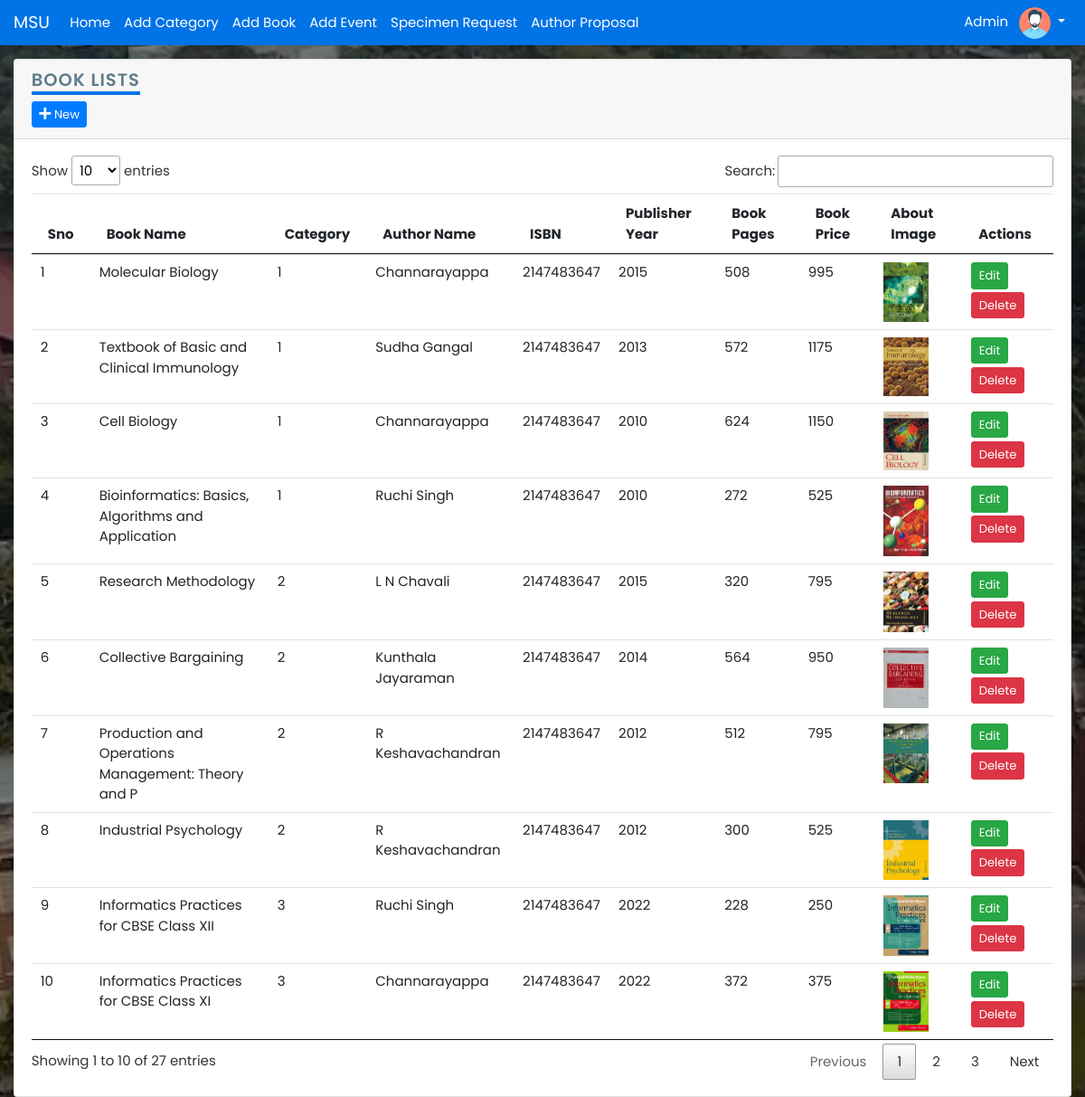
Page /admin/add_book.php (signed in) on the committed database.
### tables this page shows
CREATE TABLE `booksinfo_tbl` (
  `id` int(11) NOT NULL,
  `bookname` varchar(50) NOT NULL,
  `book_cate_id` int(11) NOT NULL,
  `authorid` int(11) NOT NULL,
  `ISBN` int(20) NOT NULL,
  `pyear` int(4) NOT NULL,
  `booktype` varchar(10) NOT NULL,
  `bookpage` int(5) NOT NULL,
  `language` varchar(10) NOT NULL,
  `booksize` text NOT NULL,
  `bookrights` varchar(20) NOT NULL,
  `bookprice` int(5) NOT NULL,
  `aboutbook` text NOT NULL,
  `bookurl` text NOT NULL
);

CREATE TABLE `author_tbl` (
  `authorid` int(11) NOT NULL,
  `author_name` varchar(20) NOT NULL
);

### admin/add_book.php (the view, shortened to what this page needs)
<!DOCTYPE html>
<html lang="en">
<head>
    <?php include 'partial/_link.php'; ?>
    <link rel="stylesheet" href="https://use.fontawesome.com/releases/v5.15.4/css/all.css">
</head>
<body>
    <?php include 'partial/_nav.php';
    ?>
    <div class="container-fluid mt-3">
        <div class="card">
            <div class="card-header">
                <h2>Book Lists</h2>
                <br>
                <button type="button" class="btn btn-primary btn-sm" data-toggle="modal" data-target="#addModal">
                    <i class="fa fa-plus"></i> New
                </button>
            </div>
            <div class="card-body">
                <div class="row">
                    <div class="col-12">
                        <table id="myTable" class="table">
                            <thead>
                                <th>Sno</th>
                                <th>Book Name</th>
                                <th>Category</th>
                                <th>Author Name</th>
                                <th>ISBN</th>
                                <th>Publisher Year</th>
                                <th>Book Pages</th>
                                <th>Book Price</th>
                                <th>About Image</th>
                                <th>Actions</th>
                            </thead>
                            <tbody>
                                <?php
                                $sql = "select * from booksinfo_tbl b, author_tbl a where b.authorid=a.authorid";
                                $result = $conn->query($sql);
                                if ($result) {
                                    $sno = 0;
                                    while ($rows = $result->fetch_assoc()) {
                                        echo '<tr>
                                                <td>' . ++$sno . '</td>
                                                <td>' . $rows['bookname'] . '</td>
                                                <td>' . $rows['book_cate_id'] . '</td>
                                                <td>' . $rows['author_name'] . '</td>
                                                <td>' . $rows['ISBN'] . '</td>
                                                <td>' . $rows['pyear'] . '</td>
                                                <td>' . $rows['bookpage'] . '</td>
                                                <td>' . $rows['bookprice'] . '</td>
                                                <td> <img class="img-fluid" width="50px" src="' . $rows['bookurl'] . '" /></td>
                                                <td><a href="edit_book.php?id=' . $rows['id'] . '" class="btn btn-success btn-sm">Edit</a> <a class="btn btn-danger btn-sm deletes mt-1" href="#" id="' . $rows['id'] . '">Delete</a></td>
                                             </tr>';
                                    }
                                }
                                ?>
                            </tbody>
                        </table>
                    </div>
                </div>
            </div>
        </div>
    </div>
</body>
</html>

### css/style.css (style rules this page uses)
* { margin: 0; padding: 0; font-family: 'Poppins', sans-serif; box-sizing: border-box; }

### admin/css/style.css (style rules this page uses)
* { margin: 0; padding: 0; box-sizing: border-box; font-size: 15px; }
body::before { content: ''; position: absolute; background-color: black; width: 100%; height: 100%; z-index: -1; opacity: 0.5; }
body { background: url('../images/login-bg01.jpg') no-repeat center center/cover; position: relative; z-index: 1; top: 0; left: 0; }
h2 { color: #607d8b; font-weight: 600; font-size: 1.3rem; text-transform: uppercase; border-bottom: 4px solid #0073e6; display: inline-block; letter-spacing: 1px; }

### rows in the picture
booksinfo_tbl: bookname "Molecular Biology", book_cate "1", authorid.author_name "Channarayappa", ISBN "2147483647", pyear "2015", bookpage "508", bookprice "995", bookurl (picture)
booksinfo_tbl: bookname "Textbook of Basic and Clinical Immunology", book_cate "1", authorid.author_name "Sudha Gangal", ISBN "2147483647", pyear "2013", bookpage "572", bookprice "1175", bookurl (picture)
booksinfo_tbl: bookname "Cell Biology", book_cate "1", authorid.author_name "Channarayappa", ISBN "2147483647", pyear "2010", bookpage "624", bookprice "1150", bookurl (picture)
booksinfo_tbl: bookname "Bioinformatics: Basics, Algorithms and Application", book_cate "1", authorid.author_name "Ruchi Singh", ISBN "2147483647", pyear "2010", bookpage "272", bookprice "525", bookurl (picture)
booksinfo_tbl: bookname "Research Methodology", book_cate "2", authorid.author_name "L N Chavali", ISBN "2147483647", pyear "2015", bookpage "320", bookprice "795", bookurl (picture)
booksinfo_tbl: bookname "Collective Bargaining", book_cate "2", authorid.author_name "Kunthala Jayaraman", ISBN "2147483647", pyear "2014", bookpage "564", bookprice "950", bookurl (picture)
booksinfo_tbl: bookname "Production and Operations Management: Theory and P", book_cate "2", authorid.author_name "R Keshavachandran", ISBN "2147483647", pyear "2012", bookpage "512", bookprice "795", bookurl (picture)
booksinfo_tbl: bookname "Industrial Psychology", book_cate "2", authorid.author_name "R Keshavachandran", ISBN "2147483647", pyear "2012", bookpage "300", bookprice "525", bookurl (picture)
booksinfo_tbl: bookname "Informatics Practices for CBSE Class XII", book_cate "3", authorid.author_name "Ruchi Singh", ISBN "2147483647", pyear "2022", bookpage "228", bookprice "250", bookurl (picture)
booksinfo_tbl: bookname "Informatics Practices for CBSE Class XI", book_cate "3", authorid.author_name "Channarayappa", ISBN "2147483647", pyear "2022", bookpage "372", bookprice "375", bookurl (picture)
